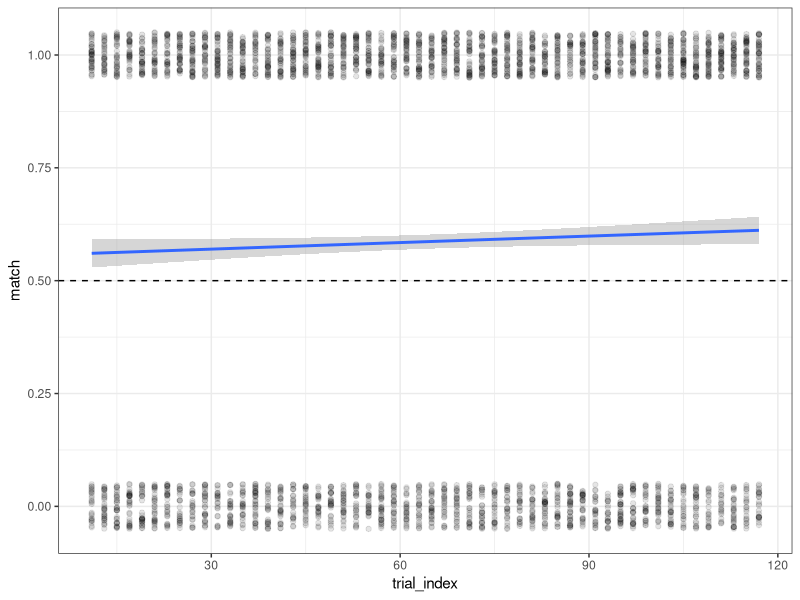
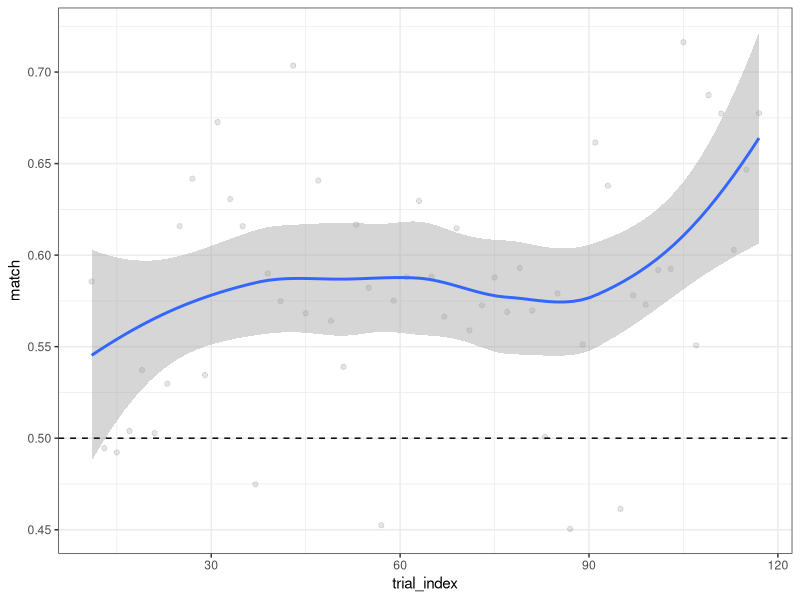
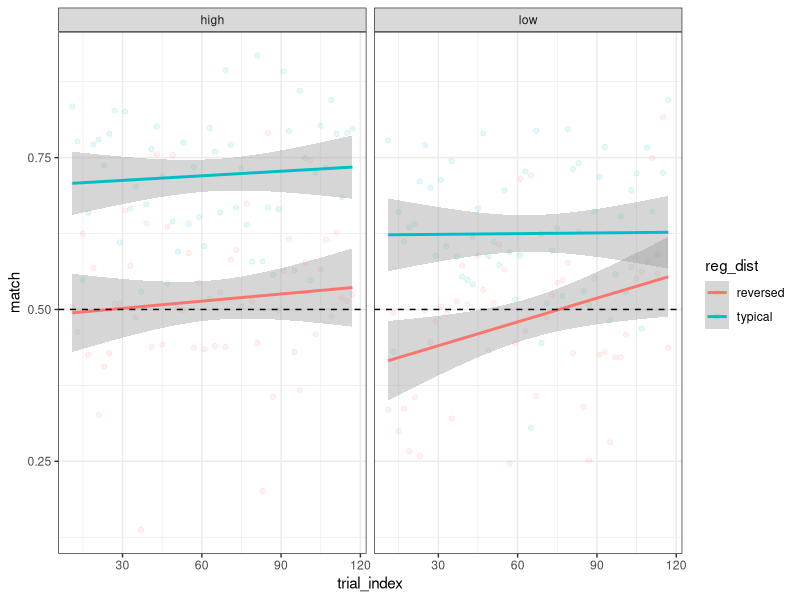
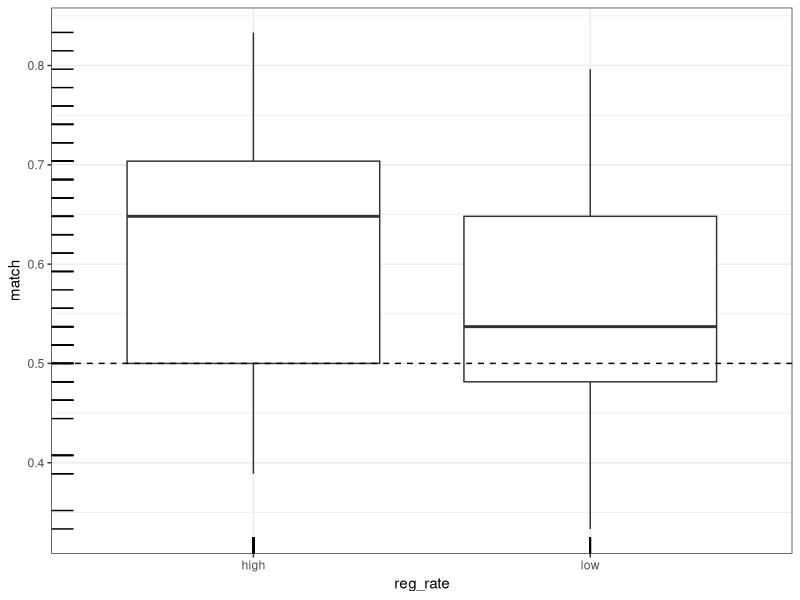
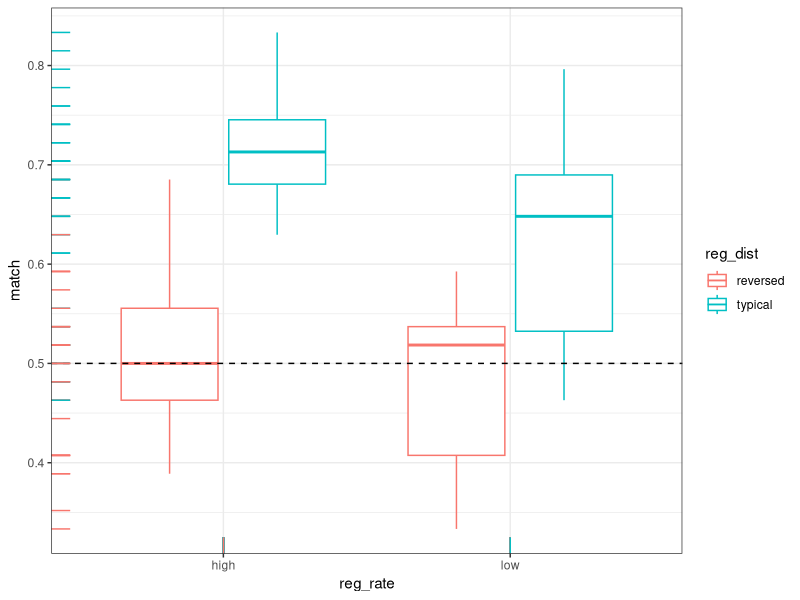
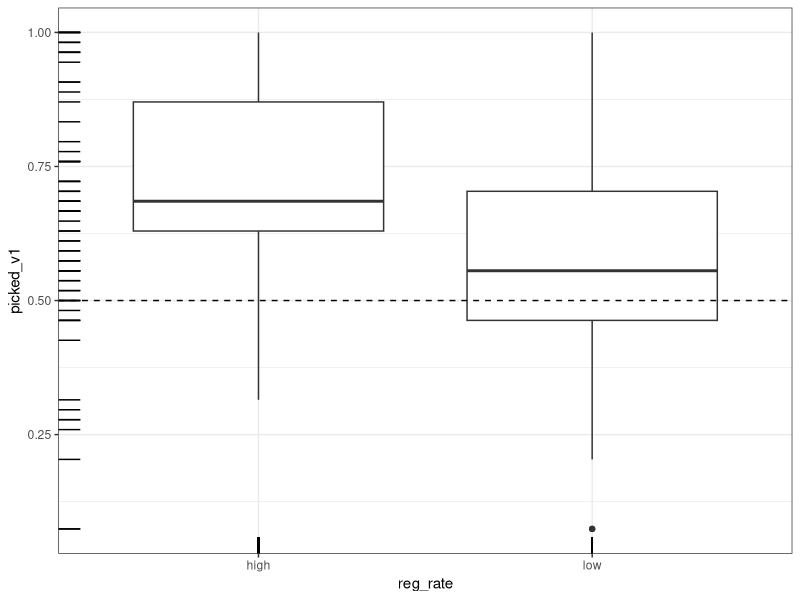
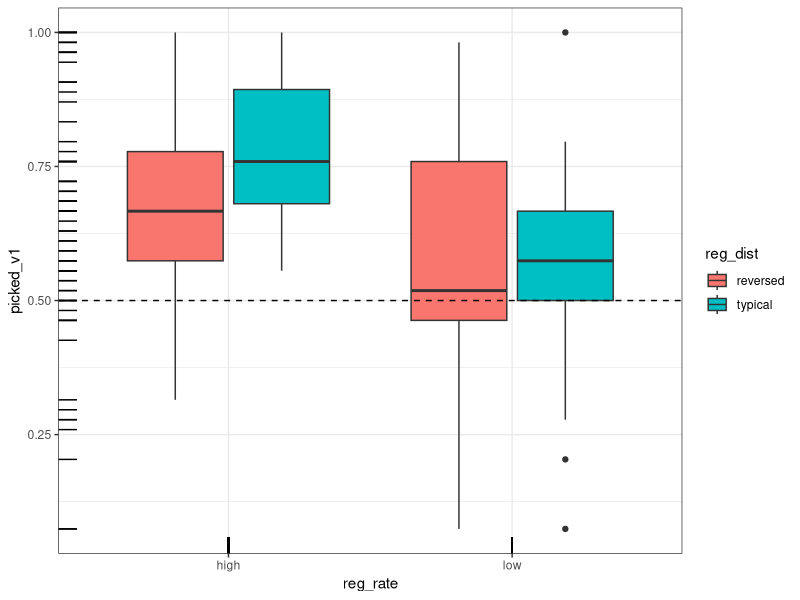
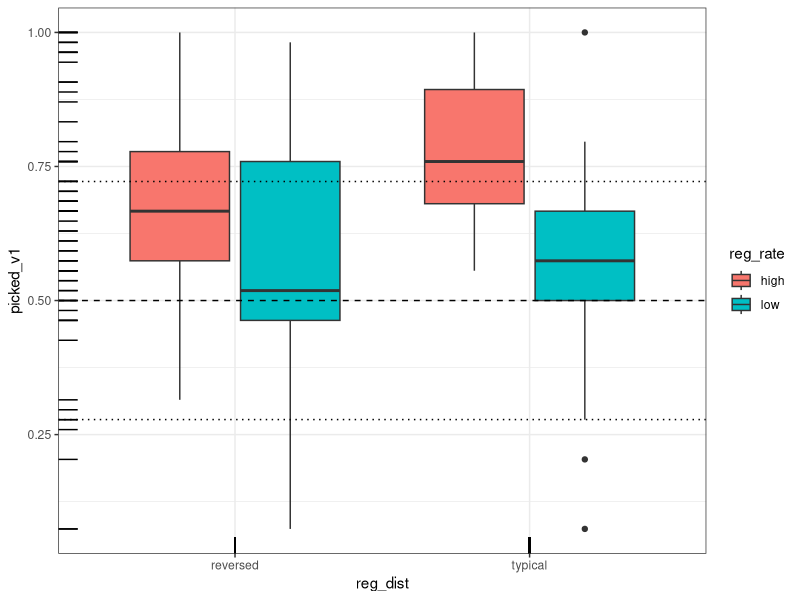

Source code (R) for these figures, in order: (Note: this script raises an error after producing the figures.)
setwd('~/Github/Racz2024/')
library(tidyverse)

d = read_tsv('exp_data/esp/esp_master.tsv')
b = read_tsv('exp_data/baseline/baseline_tidy_proc.tsv')  

# wrangling

d = b %>% 
  select(base,log_odds) %>% 
  rename(baseline_log_odds = log_odds) %>% 
  right_join(d)

posttest = d %>% 
  filter(trial_kind == 'posttest trial') %>% 
  mutate(
    reg_rate = fct_relevel(reg_rate, 'high'),
    reg_dist = fct_relevel(reg_dist, 'typical')
  )

# esp

d %>% 
  filter(trial_kind == 'esp trial') %>%
  mutate(match = as.double(esp_match)) %>% 
  ggplot(aes(trial_index, match)) +
  geom_jitter(width = .01, height = .05, alpha = .1) +
  geom_smooth(method = glm, method.args= list(family="binomial")) +
  theme_bw() +
  geom_hline(yintercept = 0.5, lty = 2)

d %>% 
  filter(trial_kind == 'esp trial') %>%
  group_by(trial_index) %>% 
  summarise(match = mean(esp_match)) %>% 
  ggplot(aes(trial_index, match)) +
  geom_jitter(width = .01, height = .05, alpha = .1) +
  geom_smooth() +
  theme_bw() +
  geom_hline(yintercept = 0.5, lty = 2)

d %>% 
  filter(trial_kind == 'esp trial') %>%
  group_by(trial_index,reg_rate,reg_dist) %>% 
  summarise(match = mean(esp_match)) %>% 
  ggplot(aes(trial_index, match, colour = reg_dist)) +
  geom_jitter(width = .01, height = .05, alpha = .1) +
  geom_smooth(method = 'lm') +
  theme_bw() +
  facet_wrap( ~ reg_rate) +
  geom_hline(yintercept = 0.5, lty = 2)

d %>% 
  filter(trial_kind == 'esp trial') %>%
  group_by(part_id,reg_rate) %>% 
  summarise(match = mean(esp_match)) %>% 
  ggplot(aes(reg_rate,match)) +
  geom_boxplot() +
  theme_bw() +
  geom_hline(yintercept = 0.5, lty = 2) +
  geom_rug()

d %>% 
  filter(trial_kind == 'esp trial') %>%
  group_by(part_id,reg_rate,reg_dist) %>% 
  summarise(match = mean(esp_match)) %>% 
  ggplot(aes(reg_rate,match, colour = reg_dist)) +
  geom_boxplot() +
  theme_bw() +
  geom_hline(yintercept = 0.5, lty = 2) +
  geom_rug()

# posttest

d %>% 
  filter(trial_kind == 'posttest trial') %>%
  group_by(part_id,reg_rate) %>% 
  summarise(picked_v1 = mean(picked_v1)) %>% 
  ggplot(aes(reg_rate,picked_v1)) +
  geom_boxplot() +
  theme_bw() +
  geom_hline(yintercept = 0.5, lty = 2) +
  geom_rug()

d %>% 
  filter(trial_kind == 'posttest trial') %>%
  group_by(part_id,reg_rate,reg_dist) %>% 
  summarise(picked_v1 = mean(picked_v1)) %>% 
  ggplot(aes(reg_rate,picked_v1,fill = reg_dist)) +
  geom_boxplot() +
  theme_bw() +
  geom_hline(yintercept = 0.5, lty = 2) +
  geom_rug()

d %>% 
  filter(trial_kind == 'posttest trial') %>%
  group_by(part_id,reg_rate,reg_dist) %>% 
  summarise(picked_v1 = mean(picked_v1)) %>% 
  ggplot(aes(reg_dist,picked_v1,fill = reg_rate)) +
  geom_boxplot() +
  theme_bw() +
  geom_hline(yintercept = 0.5, lty = 2) +
  geom_hline(yintercept = c(.278,.722), lty = 3) +
  geom_rug()

d %>% 
  filter(trial_kind == 'esp trial') %>%
  group_by(part_id,reg_rate,reg_dist) %>% 
  summarise(esp_v1 = mean(esp_v1)) %>% 
  ggplot(aes(reg_rate,esp_v1,fill = reg_dist)) +
  geom_boxplot() +
  theme_bw()

# something something specific picks in esp?
d %>% 
  filter(trial_kind == 'esp trial') %>%
  ggplot(aes(trial_index,log_odds,colour = esp_v1)) +
  geom_point() +
  theme_bw() +
  facet_wrap(~ reg_rate + reg_dist)

d %>% 
  filter(trial_kind == 'esp trial') %>%
  mutate(word = fct_reorder(base,log_odds)) %>% 
  ggplot(aes(word,log_odds,colour = esp_v1)) +
  geom_point() +
  theme_bw() +
  facet_wrap(~ reg_rate + reg_dist)

d %>% 
  filter(trial_kind == 'esp trial') %>%
  mutate(word = fct_reorder(base, log_odds)) %>% 
  group_by(word,reg_rate,reg_dist) %>% 
  summarise(
    mean_part = mean(picked_v1),
    mean_robot = mean(esp_v1)
  ) %>% 
  ggplot(aes(mean_part,mean_robot)) +
  geom_jitter(width = .01, height = .05) +
  geom_smooth() +
  theme_bw() +
  facet_wrap(~ reg_rate + reg_dist)

# okay a model won't hurt
library(lme4)
library(broom.mixed)

posttest %>% 
  distinct(part_id,reg_rate,reg_dist) %>% 
  count(reg_rate,reg_dist)
fit1 = glmer(picked_v1 ~ reg_rate * reg_dist + (1|part_id) + (1|base), family = binomial, data = posttest)
summary(fit1)
plot(effects::allEffects(fit1))
fit2 = glmer(picked_v1 ~ reg_rate + reg_dist + (1|part_id) + (1|base), family = binomial, data = posttest)
summary(fit2)

# comparisons

compo = b %>% 
  select(base,log_odds) %>% 
  rename(baseline_log_odds = log_odds)

compo = d %>% 
  count(reg_rate,reg_dist,base,picked_v1) %>% 
  pivot_wider(names_from = picked_v1, values_from = n) %>% 
  mutate(esp_log_odds = log((`TRUE` + 1)/(`FALSE` + 1))) %>% 
  select(-`FALSE`,-`TRUE`) %>% 
  left_join(compo) %>% 
  mutate(reg_dist = fct_relevel(reg_dist, 'typical'))

compo %>% 
  mutate(reg_dist = fct_relevel(reg_dist, 'typical')) %>% 
  ggplot(aes(baseline_log_odds,esp_log_odds, colour = reg_dist)) +
  geom_point() +
  geom_smooth(method = 'lm') +
  theme_bw() +
  facet_wrap( ~ reg_rate)

compo %>% 
  mutate(reg_dist = fct_relevel(reg_dist, 'typical')) %>% 
  ggplot(aes(baseline_log_odds,esp_log_odds, colour = reg_dist)) +
  geom_point() +
  geom_smooth(method = 'lm') +
  theme_bw()

fit3 = lmer(esp_log_odds ~ baseline_log_odds * reg_rate * reg_dist+ (1|base), data = compo)
tidy(fit3, conf.int = T)
# plot(effects::allEffects(fit3))
fit4 = lmer(esp_log_odds ~ baseline_log_odds * reg_rate + baseline_log_odds * reg_dist+ (1|base), data = compo)
tidy(fit4, conf.int = T)
plot(effects::allEffects(fit4))
anova(fit3,fit4)
fit3b = lmer(esp_log_odds ~ baseline_log_odds * reg_rate * reg_dist + (1|base), data = compo)

fit5 = glmer(picked_v1 ~ reg_rate * reg_dist * baseline_log_odds + (1|part_id) + (1|base), family = binomial, data = posttest)
tidy(fit5, conf.int = T)
fit6 = glmer(picked_v1 ~ reg_rate * baseline_log_odds + reg_dist * baseline_log_odds + (1|part_id) + (1|base), family = binomial, data = posttest)
tidy(fit6, conf.int = T)
anova(fit5,fit6)
